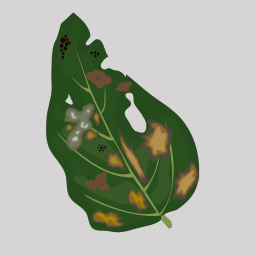
//> input picture Images/folha_doente_falsa.png, 256 x 256 px
$ ./sobel_basic ../../../Images/folha_doente_falsa.png   (built with g++ and OpenCV 4)
//> lines starting //> are read from the running program, lines starting //| are printed output that depends on the picture
/* OpenCV 4.5.1 */
#include <iostream>
#include <string>
#include <opencv2/opencv.hpp>

using namespace std;
using namespace cv;

int main(int argc, char **argv)
{
    // Default path
    string folder = "../../../Images/";
    string original_path = folder + "folha_doente_falsa.png";

    // Command line parsing
    CommandLineParser parser(argc, argv, "{@input || image path}");
    if (!parser.get<String>("@input").empty()) {
        original_path = parser.get<String>("@input");
    }

    // Original
    Mat source = imread(original_path);
//> source is the input picture: 256 rows x 256 cols, CV_8UC3; mean B, G, R 159, 172.9, 167.6

    if (source.empty()) {
        cout << "could not open or find the image!\n";
        cout << "message: " << argv[0] << " <input image>\n";
        return EXIT_FAILURE;
    }

    Mat gray;
    cvtColor(source, gray, COLOR_BGR2GRAY);
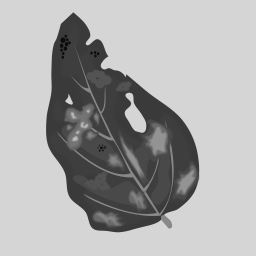
//> gray: 256 rows x 256 cols, CV_8UC1; min 12, max 213, mean 169.7

    Mat sobel;
    Sobel(gray, sobel, CV_32F, 1, 0);
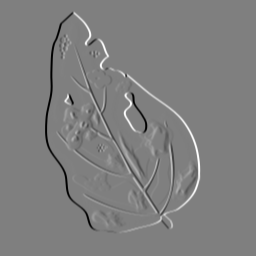
//> sobel: 256 rows x 256 cols, CV_32FC1; min -620, max 620, mean 0; drawn with min black and max white

    double minVal, maxVal;
    minMaxLoc(sobel, &minVal, &maxVal); // Finds the global minimum and maximum in an array.
//> minVal = -620; maxVal = 620

    Mat result;
    //  Converts source pixel values to the target data type. src (sobel) => dst (result)
    sobel.convertTo(result, CV_8U, 250.0 / (maxVal - minVal), -minVal * 255.0 / (maxVal - minVal));

    imshow("Input", source);
    imshow("Gray", gray);
    imshow("Sobel", sobel);
    imshow("Result", result);

    waitKey(0);

    return 0;
}
